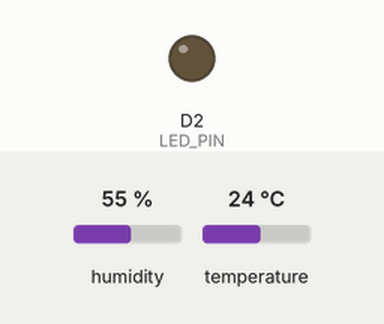
Recording of a sketch running on a simulated ESP8266 (NodeMCU). On the bench: output pins drawn as LEDs (lit = HIGH). Inputs (shaded band) come from the test bench; at power-on: humidity 55 %, temperature 24 °C. WiFi joins after 1.5 s; servers stay silent unless stated; uploads are accepted with an empty reply; pins used as bus, display or sensor lines are not drawn; what the sketch prints to the serial monitor is not drawn.

Above: at 31.1 s.
At 60.89 s:
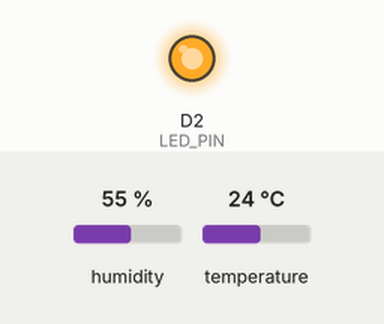
Timing chart, 0 to 80.1 s (numbered marks = the images above):
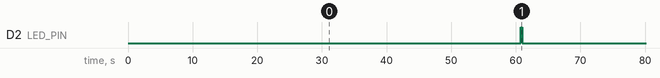

The sketch:

esp8266_dht22.ino
```cpp
/*
 * ESP8266 DHT22 Monitor
 * Sistema de monitoramento de temperatura e umidade
 * Envia dados via HTTP POST para servidor Flask
 *
 * Hardware:
 * - NodeMCU ESP8266
 * - Sensor DHT22
 * - LED de status (opcional)
 *
 * Conexões:
 * - DHT22 VCC -> 3.3V
 * - DHT22 GND -> GND
 * - DHT22 DATA -> D4 (GPIO2)
 * - LED -> D2 (GPIO4) - opcional
 */

#include <ESP8266WiFi.h>
#include <ESP8266HTTPClient.h>
#include <DHT.h>
#include <ArduinoJson.h>
#include <WiFiClientSecure.h>

// Configurações do sensor DHT22
#define DHT_PIN D4
#define DHT_TYPE DHT22

// Configurações de rede
const char* ssid = "SEU_WIFI_SSID";        // Configure seu WiFi
const char* password = "SUA_SENHA_WIFI";   // Configure sua senha WiFi

// Configurações do servidor
const char* serverUrl = "http://194.163.142.108:5006/api/sensor-data";
const char* apiKey = "esp8266-dht22-key"; // API key para identificação

// Configurações de timing
const unsigned long SEND_INTERVAL = 60000; // 1 minuto (60000ms)
const unsigned long WIFI_TIMEOUT = 30000;  // 30 segundos
const unsigned long SENSOR_TIMEOUT = 5000; // 5 segundos

// Pinos
#define LED_PIN D2
#define STATUS_LED_PIN LED_BUILTIN

// Objetos
DHT dht(DHT_PIN, DHT_TYPE);
WiFiClient client;
HTTPClient http;

// Variáveis
unsigned long lastSendTime = 0;
unsigned long lastSensorRead = 0;
float lastTemperature = 0;
float lastHumidity = 0;
bool wifiConnected = false;
int connectionAttempts = 0;
const int maxConnectionAttempts = 10;

// Estrutura para dados do sensor
struct SensorData {
  float temperature;
  float humidity;
  unsigned long timestamp;
  String deviceId;
};

void setup() {
  Serial.begin(115200);
  Serial.println("\n=== ESP8266 DHT22 Monitor ===");
  Serial.println("Iniciando sistema...");

  // Inicializar pinos
  pinMode(LED_PIN, OUTPUT);
  pinMode(STATUS_LED_PIN, OUTPUT);
  digitalWrite(LED_PIN, LOW);
  digitalWrite(STATUS_LED_PIN, HIGH); // LED interno ligado = WiFi desconectado

  // Inicializar sensor DHT22
  dht.begin();
  Serial.println("Sensor DHT22 inicializado");

  // Conectar ao WiFi
  connectToWiFi();

  // Teste inicial do sensor
  testSensor();

  Serial.println("Sistema inicializado com sucesso!");
  Serial.println("Enviando dados a cada " + String(SEND_INTERVAL/1000) + " segundos");
  Serial.println("Servidor: " + String(serverUrl));
  Serial.println("===============================\n");
}

void loop() {
  unsigned long currentTime = millis();

  // Verificar conexão WiFi
  if (WiFi.status() != WL_CONNECTED) {
    if (wifiConnected) {
      Serial.println("WiFi desconectado! Tentando reconectar...");
      wifiConnected = false;
      digitalWrite(STATUS_LED_PIN, HIGH);
    }
    connectToWiFi();
    return;
  }

  // Ler sensor a cada 10 segundos
  if (currentTime - lastSensorRead >= 10000) {
    readSensor();
    lastSensorRead = currentTime;
  }

  // Enviar dados no intervalo configurado
  if (currentTime - lastSendTime >= SEND_INTERVAL) {
    sendDataToServer();
    lastSendTime = currentTime;
  }

  // Indicador de status
  blinkStatusLED();

  delay(1000); // Pequena pausa para estabilidade
}

void connectToWiFi() {
  if (WiFi.status() == WL_CONNECTED) {
    wifiConnected = true;
    return;
  }

  Serial.print("Conectando ao WiFi: ");
  Serial.println(ssid);

  WiFi.begin(ssid, password);

  unsigned long startTime = millis();
  while (WiFi.status() != WL_CONNECTED && millis() - startTime < WIFI_TIMEOUT) {
    delay(500);
    Serial.print(".");
    digitalWrite(STATUS_LED_PIN, !digitalRead(STATUS_LED_PIN)); // Piscar LED
  }

  if (WiFi.status() == WL_CONNECTED) {
    wifiConnected = true;
    connectionAttempts = 0;
    digitalWrite(STATUS_LED_PIN, LOW); // LED interno desligado = WiFi conectado
    Serial.println("\nWiFi conectado!");
    Serial.print("IP: ");
    Serial.println(WiFi.localIP());
    Serial.print("RSSI: ");
    Serial.print(WiFi.RSSI());
    Serial.println(" dBm");
  } else {
    connectionAttempts++;
    Serial.println("\nFalha na conexão WiFi!");
    Serial.println("Tentativa: " + String(connectionAttempts) + "/" + String(maxConnectionAttempts));

    if (connectionAttempts >= maxConnectionAttempts) {
      Serial.println("Muitas tentativas de conexão. Reiniciando...");
      ESP.restart();
    }
  }
}

void readSensor() {
  // Verificar se o sensor está pronto
  if (millis() - lastSensorRead < 2000) {
    return; // DHT22 precisa de 2 segundos entre leituras
  }

  float temperature = dht.readTemperature();
  float humidity = dht.readHumidity();

  // Verificar se as leituras são válidas
  if (isnan(temperature) || isnan(humidity)) {
    Serial.println("Erro na leitura do sensor DHT22!");
    digitalWrite(LED_PIN, HIGH); // LED de erro
    delay(100);
    digitalWrite(LED_PIN, LOW);
    return;
  }

  // Atualizar valores
  lastTemperature = temperature;
  lastHumidity = humidity;

  Serial.println("Dados do sensor:");
  Serial.println("  Temperatura: " + String(temperature, 1) + "°C");
  Serial.println("  Umidade: " + String(humidity, 1) + "%");
  Serial.println("  Timestamp: " + String(millis()));
}

void sendDataToServer() {
  if (!wifiConnected) {
    Serial.println("WiFi não conectado. Pulando envio de dados.");
    return;
  }

  // Verificar se temos dados válidos
  if (lastTemperature == 0 && lastHumidity == 0) {
    Serial.println("Nenhum dado válido para enviar.");
    return;
  }

  Serial.println("Enviando dados para o servidor...");

  // Criar JSON
  DynamicJsonDocument doc(1024);
  doc["temperature"] = lastTemperature;
  doc["humidity"] = lastHumidity;
  doc["device_id"] = "ESP8266_001";  // Mude para ESP8266_002, ESP8266_003, etc. para múltiplos sensores
  doc["timestamp"] = millis();

  String jsonString;
  serializeJson(doc, jsonString);

  Serial.println("JSON: " + jsonString);

  // Configurar HTTP
  http.begin(client, serverUrl);
  http.addHeader("Content-Type", "application/json");
  http.addHeader("X-API-Key", apiKey);
  http.addHeader("User-Agent", "ESP8266-DHT22/1.0");

  // Enviar requisição
  int httpResponseCode = http.POST(jsonString);

  if (httpResponseCode > 0) {
    String response = http.getString();
    Serial.println("Resposta do servidor:");
    Serial.println("  Código: " + String(httpResponseCode));
    Serial.println("  Resposta: " + response);

    if (httpResponseCode == 200) {
      Serial.println("✅ Dados enviados com sucesso!");
      digitalWrite(LED_PIN, HIGH); // LED de sucesso
      delay(200);
      digitalWrite(LED_PIN, LOW);
    } else {
      Serial.println("❌ Erro no servidor: " + String(httpResponseCode));
    }
  } else {
    Serial.println("❌ Erro na conexão: " + String(httpResponseCode));
    Serial.println("Erro: " + http.errorToString(httpResponseCode));
  }

  http.end();
}

void testSensor() {
  Serial.println("Testando sensor DHT22...");

  for (int i = 0; i < 3; i++) {
    float temp = dht.readTemperature();
    float hum = dht.readHumidity();

    if (!isnan(temp) && !isnan(hum)) {
      Serial.println("✅ Sensor funcionando!");
      Serial.println("  Temperatura: " + String(temp, 1) + "°C");
      Serial.println("  Umidade: " + String(hum, 1) + "%");
      return;
    }

    delay(2000);
  }

  Serial.println("❌ Erro no sensor DHT22!");
  Serial.println("Verifique as conexões:");
  Serial.println("  VCC -> 3.3V");
  Serial.println("  GND -> GND");
  Serial.println("  DATA -> D4");
}

void blinkStatusLED() {
  static unsigned long lastBlink = 0;
  static bool ledState = false;

  if (millis() - lastBlink >= 1000) {
    ledState = !ledState;
    digitalWrite(STATUS_LED_PIN, ledState ? HIGH : LOW);
    lastBlink = millis();
  }
}

// Função para configurar via web (futuro)
void startWebConfig() {
  // Implementar configuração via web interface
  // Para configuração de WiFi e servidor
}

// Função para deep sleep (economia de bateria)
void enterDeepSleep() {
  Serial.println("Entrando em deep sleep por " + String(SEND_INTERVAL/1000) + " segundos...");
  ESP.deepSleep(SEND_INTERVAL * 1000);
}

// Função de diagnóstico
void printDiagnostics() {
  Serial.println("\n=== DIAGNÓSTICO ===");
  Serial.println("Uptime: " + String(millis()/1000) + " segundos");
  Serial.println("WiFi Status: " + String(WiFi.status()));
  Serial.println("IP: " + WiFi.localIP().toString());
  Serial.println("RSSI: " + String(WiFi.RSSI()) + " dBm");
  Serial.println("Última temperatura: " + String(lastTemperature, 1) + "°C");
  Serial.println("Última umidade: " + String(lastHumidity, 1) + "%");
  Serial.println("Próximo envio em: " + String((SEND_INTERVAL - (millis() - lastSendTime))/1000) + " segundos");
  Serial.println("==================\n");
}
```

Measured:
- by itself, D2 (LED_PIN): alternates HIGH for 0.20 s and LOW for 60.3 s
